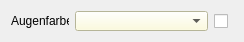
      <widget class="QWidget" name="layoutWidget_5">
       <property name="geometry">
        <rect>
         <x>230</x>
         <y>80</y>
         <width>224</width>
         <height>23</height>
        </rect>
       </property>
       <layout class="QHBoxLayout" name="HLayout_eye_colour">
        <property name="spacing">
         <number>6</number>
        </property>
        <item>
         <widget class="QLabel" name="lblperformer_augen">
          <property name="minimumSize">
           <size>
            <width>58</width>
            <height>20</height>
           </size>
          </property>
          <property name="maximumSize">
           <size>
            <width>55</width>
            <height>20</height>
           </size>
          </property>
          <property name="text">
           <string>Augenfarbe</string>
          </property>
         </widget>
        </item>
        <item>
         <widget class="QComboBox" name="cBox_performer_eye">
          <property name="sizePolicy">
           <sizepolicy hsizetype="Preferred" vsizetype="Preferred">
            <horstretch>0</horstretch>
            <verstretch>0</verstretch>
           </sizepolicy>
          </property>
          <property name="minimumSize">
           <size>
            <width>133</width>
            <height>20</height>
           </size>
          </property>
          <property name="maximumSize">
           <size>
            <width>133</width>
            <height>16777215</height>
           </size>
          </property>
          <property name="styleSheet">
           <string notr="true">background-color: #FFFDD5</string>
          </property>
          <item>
           <property name="text">
            <string/>
           </property>
          </item>
          <item>
           <property name="text">
            <string>Blue</string>
           </property>
          </item>
          <item>
           <property name="text">
            <string>Brown</string>
           </property>
          </item>
          <item>
           <property name="text">
            <string>Green</string>
           </property>
          </item>
          <item>
           <property name="text">
            <string>Grey</string>
           </property>
          </item>
          <item>
           <property name="text">
            <string>Hazel</string>
           </property>
          </item>
          <item>
           <property name="text">
            <string>Red</string>
           </property>
          </item>
         </widget>
        </item>
        <item>
         <widget class="QCheckBox" name="chkBox_actor_eye">
          <property name="sizePolicy">
           <sizepolicy hsizetype="Preferred" vsizetype="Preferred">
            <horstretch>0</horstretch>
            <verstretch>0</verstretch>
           </sizepolicy>
          </property>
          <property name="minimumSize">
           <size>
            <width>19</width>
            <height>20</height>
           </size>
          </property>
          <property name="maximumSize">
           <size>
            <width>20</width>
            <height>20</height>
           </size>
          </property>
          <property name="text">
           <string/>
          </property>
         </widget>
        </item>
       </layout>
      </widget>
